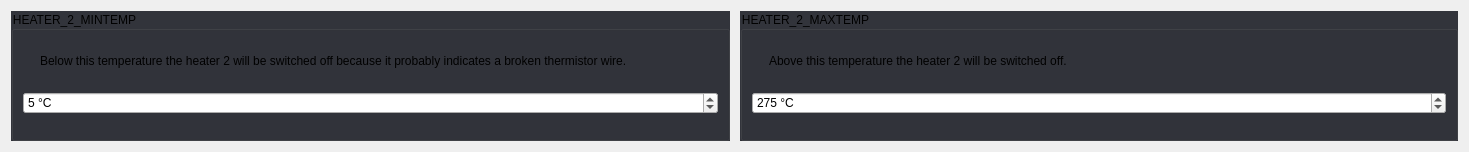
         <widget class="QWidget" name="scrollAreaWidgetContents_17">
          <property name="geometry">
           <rect>
            <x>0</x>
            <y>0</y>
            <width>1469</width>
            <height>152</height>
           </rect>
          </property>
          <property name="styleSheet">
           <string notr="true">#scrollAreaWidgetContents_17 {
	background: rgb(34, 35, 40);
}</string>
          </property>
          <layout class="QGridLayout" name="gridLayout_92">
           <property name="spacing">
            <number>10</number>
           </property>
           <item row="0" column="0">
            <widget class="QGroupBox" name="groupBox_19">
             <property name="focusPolicy">
              <enum>Qt::StrongFocus</enum>
             </property>
             <property name="styleSheet">
              <string notr="true">QGroupBox:!disabled {
	background: rgb(50, 52, 59);
}</string>
             </property>
             <property name="title">
              <string>HEATER_2_MINTEMP</string>
             </property>
             <layout class="QGridLayout" name="gridLayout_101">
              <property name="spacing">
               <number>10</number>
              </property>
              <item row="0" column="0">
               <widget class="QLabel" name="label_84">
                <property name="sizePolicy">
                 <sizepolicy hsizetype="Fixed" vsizetype="Fixed">
                  <horstretch>0</horstretch>
                  <verstretch>0</verstretch>
                 </sizepolicy>
                </property>
                <property name="text">
                 <string/>
                </property>
                <property name="pixmap">
                 <pixmap resource="../resources/resources.qrc">:/info_FILL0_wght100_GRAD0_opsz20.svg</pixmap>
                </property>
               </widget>
              </item>
              <item row="0" column="1">
               <widget class="QLabel" name="label_85">
                <property name="text">
                 <string>Below this temperature the heater 2 will be switched off because it probably indicates a broken thermistor wire.</string>
                </property>
                <property name="wordWrap">
                 <bool>true</bool>
                </property>
               </widget>
              </item>
              <item row="1" column="0" colspan="2">
               <widget class="QSpinBox" name="uHeater2MintempSpinBox">
                <property name="suffix">
                 <string> °C</string>
                </property>
                <property name="maximum">
                 <number>100</number>
                </property>
                <property name="stepType">
                 <enum>QAbstractSpinBox::AdaptiveDecimalStepType</enum>
                </property>
                <property name="value">
                 <number>5</number>
                </property>
               </widget>
              </item>
             </layout>
            </widget>
           </item>
           <item row="0" column="1">
            <widget class="QGroupBox" name="groupBox_35">
             <property name="focusPolicy">
              <enum>Qt::StrongFocus</enum>
             </property>
             <property name="styleSheet">
              <string notr="true">QGroupBox:!disabled {
	background: rgb(50, 52, 59);
}</string>
             </property>
             <property name="title">
              <string>HEATER_2_MAXTEMP</string>
             </property>
             <layout class="QGridLayout" name="gridLayout_120">
              <property name="spacing">
               <number>10</number>
              </property>
              <item row="0" column="0">
               <widget class="QLabel" name="label_105">
                <property name="sizePolicy">
                 <sizepolicy hsizetype="Fixed" vsizetype="Fixed">
                  <horstretch>0</horstretch>
                  <verstretch>0</verstretch>
                 </sizepolicy>
                </property>
                <property name="text">
                 <string/>
                </property>
                <property name="pixmap">
                 <pixmap resource="../resources/resources.qrc">:/info_FILL0_wght100_GRAD0_opsz20.svg</pixmap>
                </property>
               </widget>
              </item>
              <item row="0" column="1">
               <widget class="QLabel" name="label_106">
                <property name="text">
                 <string>Above this temperature the heater 2 will be switched off.</string>
                </property>
                <property name="wordWrap">
                 <bool>true</bool>
                </property>
               </widget>
              </item>
              <item row="1" column="0" colspan="2">
               <widget class="QSpinBox" name="uHeater2MaxtempSpinBox">
                <property name="suffix">
                 <string> °C</string>
                </property>
                <property name="maximum">
                 <number>500</number>
                </property>
                <property name="stepType">
                 <enum>QAbstractSpinBox::AdaptiveDecimalStepType</enum>
                </property>
                <property name="value">
                 <number>275</number>
                </property>
               </widget>
              </item>
             </layout>
            </widget>
           </item>
          </layout>
         </widget>
